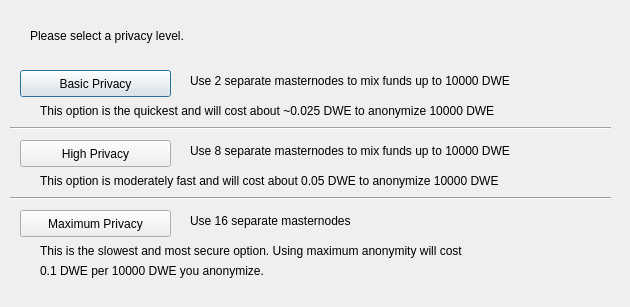
<?xml version="1.0" encoding="UTF-8"?>
<ui version="4.0">
 <class>ObfuscationConfig</class>
 <widget class="QDialog" name="ObfuscationConfig">
  <property name="geometry">
   <rect>
    <x>0</x>
    <y>0</y>
    <width>630</width>
    <height>307</height>
   </rect>
  </property>
  <property name="windowTitle">
   <string>Configure Obfuscation</string>
  </property>
  <widget class="QPushButton" name="buttonBasic">
   <property name="geometry">
    <rect>
     <x>20</x>
     <y>70</y>
     <width>151</width>
     <height>27</height>
    </rect>
   </property>
   <property name="text">
    <string>Basic Privacy</string>
   </property>
  </widget>
  <widget class="QPushButton" name="buttonHigh">
   <property name="geometry">
    <rect>
     <x>20</x>
     <y>140</y>
     <width>151</width>
     <height>27</height>
    </rect>
   </property>
   <property name="text">
    <string>High Privacy</string>
   </property>
  </widget>
  <widget class="QPushButton" name="buttonMax">
   <property name="geometry">
    <rect>
     <x>20</x>
     <y>210</y>
     <width>151</width>
     <height>27</height>
    </rect>
   </property>
   <property name="text">
    <string>Maximum Privacy</string>
   </property>
  </widget>
  <widget class="QLabel" name="label">
   <property name="geometry">
    <rect>
     <x>30</x>
     <y>20</y>
     <width>571</width>
     <height>31</height>
    </rect>
   </property>
   <property name="text">
    <string>Please select a privacy level.</string>
   </property>
  </widget>
  <widget class="QLabel" name="label_2">
   <property name="geometry">
    <rect>
     <x>190</x>
     <y>70</y>
     <width>421</width>
     <height>21</height>
    </rect>
   </property>
   <property name="text">
    <string>Use 2 separate masternodes to mix funds up to 10000 DWE</string>
   </property>
  </widget>
  <widget class="QLabel" name="label_3">
   <property name="geometry">
    <rect>
     <x>190</x>
     <y>140</y>
     <width>411</width>
     <height>21</height>
    </rect>
   </property>
   <property name="text">
    <string>Use 8 separate masternodes to mix funds up to 10000 DWE</string>
   </property>
  </widget>
  <widget class="QLabel" name="label_4">
   <property name="geometry">
    <rect>
     <x>190</x>
     <y>210</y>
     <width>421</width>
     <height>21</height>
    </rect>
   </property>
   <property name="text">
    <string>Use 16 separate masternodes</string>
   </property>
  </widget>
  <widget class="QLabel" name="label_6">
   <property name="geometry">
    <rect>
     <x>40</x>
     <y>100</y>
     <width>561</width>
     <height>21</height>
    </rect>
   </property>
   <property name="text">
    <string>This option is the quickest and will cost about ~0.025 DWE to anonymize 10000 DWE</string>
   </property>
  </widget>
  <widget class="QLabel" name="label_7">
   <property name="geometry">
    <rect>
     <x>40</x>
     <y>170</y>
     <width>561</width>
     <height>21</height>
    </rect>
   </property>
   <property name="text">
    <string>This option is moderately fast and will cost about 0.05 DWE to anonymize 10000 DWE</string>
   </property>
  </widget>
  <widget class="QLabel" name="label_8">
   <property name="geometry">
    <rect>
     <x>40</x>
     <y>240</y>
     <width>561</width>
     <height>21</height>
    </rect>
   </property>
   <property name="text">
    <string>This is the slowest and most secure option. Using maximum anonymity will cost</string>
   </property>
  </widget>
  <widget class="QLabel" name="label_9">
   <property name="geometry">
    <rect>
     <x>40</x>
     <y>260</y>
     <width>561</width>
     <height>21</height>
    </rect>
   </property>
   <property name="text">
    <string>0.1 DWE per 10000 DWE you anonymize.</string>
   </property>
  </widget>
  <widget class="Line" name="line">
   <property name="geometry">
    <rect>
     <x>10</x>
     <y>120</y>
     <width>601</width>
     <height>16</height>
    </rect>
   </property>
   <property name="orientation">
    <enum>Qt::Horizontal</enum>
   </property>
  </widget>
  <widget class="Line" name="line_2">
   <property name="geometry">
    <rect>
     <x>10</x>
     <y>190</y>
     <width>601</width>
     <height>16</height>
    </rect>
   </property>
   <property name="orientation">
    <enum>Qt::Horizontal</enum>
   </property>
  </widget>
 </widget>
 <resources/>
 <connections/>
</ui>
